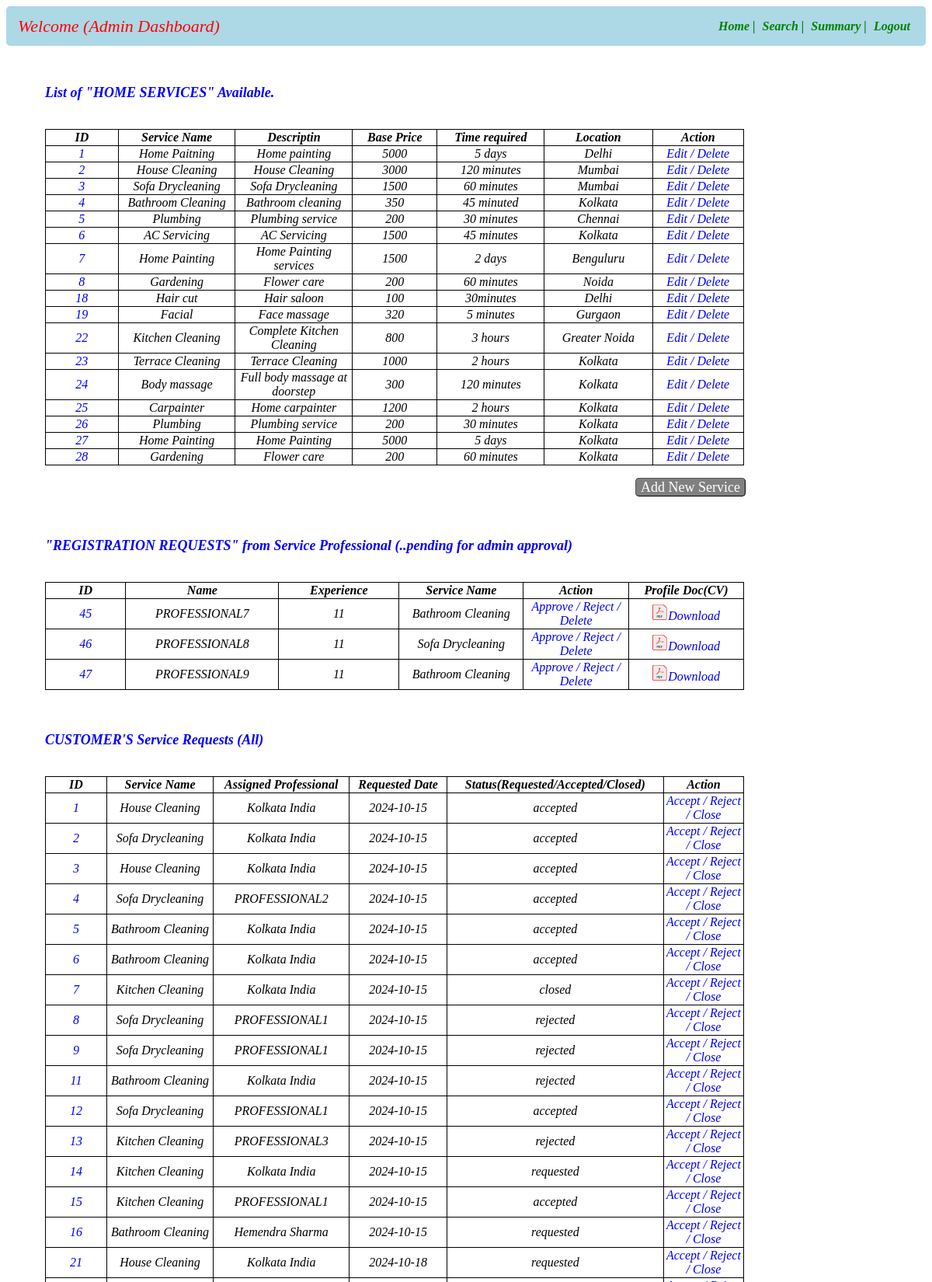
The app's page /admindashboard (upper part) with its own data.
### app.py (models this page shows)
class Service_Info(db.Model):
    __tablename__="service_info"
    id=db.Column(db.Integer,primary_key=True)
    servicename=db.Column(db.String,nullable=False)
    description=db.Column(db.String,nullable=False)
    baseprice=db.Column(db.Integer,nullable=False)
    time_required=db.Column(db.String,nullable=False)
    service_type=db.Column(db.String,nullable=False)
    city=db.Column(db.String,nullable=False)

class User_Info(db.Model):
    __tablename__="user_info"
    id=db.Column(db.Integer,primary_key=True)
    email=db.Column(db.String,nullable=False)
    full_name=db.Column(db.String,nullable=False)
    user_name=db.Column(db.String,unique=True,nullable=False)
    service_name=db.Column(db.String,nullable=False)
    experience=db.Column(db.Integer,nullable=False)
    pwd=db.Column(db.String,nullable=False)
    add=db.Column(db.String,nullable=True)
    pincode=db.Column(db.String,nullable=False)
    role=db.Column(db.Integer,nullable=False,default=1)
    status=db.Column(db.String,unique=True)
    location=db.Column(db.String,nullable=False)
    reviews=db.Column(db.String,nullable=False)
    phone_number=db.Column(db.Integer,nullable=False)

class Customer_Service_Request(db.Model):
    __tablename__="customer_service_request"
    id=db.Column(db.Integer,primary_key=True)
    service_id=db.Column(db.Integer,db.ForeignKey(Service_Info.id),nullable=False)
    customer_id=db.Column(db.Integer,db.ForeignKey(User_Info.id),nullable=False)
    professional_id=db.Column(db.Integer,db.ForeignKey(User_Info.id),nullable=False)
    date_of_request=db.Column(db.String,nullable=False)
    date_of_completion=db.Column(db.String,nullable=False)
    service_status=db.Column(db.String,nullable=False)
    remarks=db.Column(db.String)
    location=db.Column(db.String,nullable=False)
    ratings=db.Column(db.String,nullable=False)

### app.py (the view)
@app.route("/admindashboard")
def admin_dashboard():
    crole=1
    prole=2
    status="requested"
    servname=Service_Info.query.all()
    professional=User_Info.query.filter_by(role=prole,status=status)
    user=User_Info.query.all()
    customerservicerequests=Customer_Service_Request.query.all()
    return render_template("admin_dashboard.html",servicename=servname,professional=professional,cservice=customerservicerequests,user=user)

### templates/admin_dashboard.html (shortened to what this page needs)
<!DOCTYPE html>
<html lang="en">
<head>
</head>
<body>
    <div id="header">
        <nav class="navbar">
            <div class="navdiv">
                <div class="logo">Welcome {{admin_name}} (Admin Dashboard)</div>
                <ul>
                    <li><a href="/admindashboard">Home |</a></li>
                    <li><a href="/adminsearch">Search |</a></li>
                    <li><a href="/adminsummary">Summary |</a></li>
                    <li><a href="/login">Logout</a></li>
                </ul>
            </div>
        </nav>
    </div>
    <div id="main">
        <div id="service"><h3>List of "HOME SERVICES" Available.</h3></div>
        <br>
        <table id = "service-table">
            <thead id="th">
                <tr>
                    <th>ID</th>
                    <th>Service Name</th>
                    <th>Descriptin</th>
                    <th>Base Price</th>
                    <th>Time required</th>
                    <th>Location</th>
                    <th>Action</th>
                </tr>
            </thead>
            <tbody id="td">
                {% for entry in servicename %}
                <tr>
                    <td><a href="/viewservice/{{entry.id}}">{{entry["id"]}}</a></td>
                    <td>{{entry["servicename"]}}</td>
                    <td>{{entry["description"]}}</td>
                    <td>{{entry["baseprice"]}}</td>
                    <td>{{entry["time_required"]}}</td>
                    <td>{{entry["city"]}}</td>
                    <td>
                        <a href="/viewservice/{{entry.id}}/edit" type="button">Edit /</a>
                        <a href="/viewservice/{{entry.id}}/delete" type="button">Delete</a>
                    </td>
                </tr>
                {% endfor %}
          </table>
          <br>
          <div id="nservice">
            <a  id ="anchor1" class="button" href="/addservice">Add New Service</a>
          </div>
          <br><br>
          <div id="professional"><h3>"REGISTRATION REQUESTS" from Service Professional
            (..pending for admin approval)</h3> </div>
          <br>
          <table id = "professionals-table">
            <thead id="th">
                <tr>
                    <th>ID</th>
                    <th>Name</th>
                    <th>Experience</th>
                    <th>Service Name</th>
                    <th>Action</th>
                    <th>Profile Doc(CV)</th>
                </tr>
            </thead>
            <tbody id="td">
                {% for entry in professional %}
                <tr>
                    <td><a href="/viewprofessional/{{entry.id}}">{{entry["id"]}}</a></td>
                    <td>{{entry["full_name"]}}</td>
                    <td>{{entry["experience"]}}</td>
                    <td>{{entry["service_name"]}}</td>
                    <td>
                        <a href="/viewprofessional/{{entry.id}}/approve" type="button">Approve /</a>
                        <a href="/viewprofessional/{{entry.id}}/reject" type="button">Reject /</a>
                        <a href="/viewprofessional/{{entry.id}}/delete" type="button">Delete</a>
                    </td>
                    <td><a href="\MADI Project\cv.pdf" download="cv.pdf"><img src="/static/images/pdficon.PNG" alt="Image-5" height="20px" width="20px">Download</a></td>
                </tr>
                {% endfor %}
          </table>
          <br><br>
          <div id="servicerequest"><h3>CUSTOMER'S Service Requests (All)</h3></div>
          <br>
          <table id = "servicerequests-table">
            <thead id="th">
                <tr>
                    <th>ID</th>
                    <th>Service Name</th>
                    <th>Assigned Professional</th>
                    <th>Requested Date</th>
                    <th>Status(Requested/Accepted/Closed)</th>
                    <th>Action</th>
                </tr>
            </thead>
            <tbody id="td">
                {% for entry in cservice %}
                    {% for usr in user %}
                        {% if entry.professional_id==usr.id %}
                            {% for servname in servicename %}
                                {% if entry.service_id==servname.id%}
                                    <tr>
                                        <td><a href="/viewcustomerservicerequests/{{entry.id}}">{{entry["id"]}}</a></td>
                                        <td>{{servname["servicename"]}}</td>
                                        <td>{{usr["full_name"]}}</td>
                                        <td>{{entry["date_of_request"]}}</td>
                                        <td>{{entry["service_status"]}}</td>
                                        <td>
                                            <a href="/viewcustomerservicerequests/{{entry.id}}/accept">Accept /</a>
                                            <a href="/viewcustomerservicerequests/{{entry.id}}/reject">Reject /</a>
                                            <a href="/viewcustomerservicerequests/{{entry.id}}/close">Close</a>
                                        </td>
                                    </tr>
                                {% endif %}
                            {% endfor %}
                        {% endif %}
                    {% endfor %}
                {% endfor %}
          </table>
    </div>
</body>
</html>

### templates/admin_dashboard.html (style rules this page uses)
* { text-decoration: none; }
.navbar { background-color: lightblue; padding-right: 15px; padding-left: 15px; border-radius: 5px; }
ul li { vertical-align: middle; }
.navdiv { display:flex; align-items: center; justify-content: space-between; }
.logo { font-size: 22px; color: red; font-style: italic; }
li { list-style: none; display: inline; }
li a { color: green; font-size: 16px; font-style: italic; margin-right: 5px; font-weight: bold; }
#anchor1 { border:1px font-size: 22px; font-style:bold italic; text-align: center; margin-left: 810px; color: white; }
table ,th, td { text-align: center; font-style: italic; width:900px; margin-left: 50px; border-radius: 10px; border-color: blue; border: 1px solid black; border-collapse: collapse ; }
#service { margin-left: 50px; margin-top: 50px; font-style: italic; font-size: 20px; color: blue; }
#professional { margin-left: 50px; font-style: italic; font-size: 20px; color: blue; }
#servicerequest { margin-left: 50px; font-style: italic; font-size: 20px; color: blue; }
a.button { padding: 1px 6px; border: 1px outset buttonborder; border-radius: 5px; color: black; background-color: gray; text-decoration: none; font-size:18px }
h3 { font-size:18px; }

### records on screen
Service_Info: id "1", servicename "Home Paitning", description "Home painting", baseprice "5000", time_required "5 days", city "Delhi"
Service_Info: id "2", servicename "House Cleaning", description "House Cleaning", baseprice "3000", time_required "120 minutes", city "Mumbai"
Service_Info: id "3", servicename "Sofa Drycleaning", description "Sofa Drycleaning", baseprice "1500", time_required "60 minutes", city "Mumbai"
Service_Info: id "4", servicename "Bathroom Cleaning", description "Bathroom cleaning", baseprice "350", time_required "45 minuted", city "Kolkata"
Service_Info: id "5", servicename "Plumbing", description "Plumbing service", baseprice "200", time_required "30 minutes", city "Chennai"
Service_Info: id "6", servicename "AC Servicing", description "AC Servicing", baseprice "1500", time_required "45 minutes", city "Kolkata"
Service_Info: id "7", servicename "Home Painting", description "Home Painting services", baseprice "1500", time_required "2 days", city "Benguluru"
Service_Info: id "8", servicename "Gardening", description "Flower care", baseprice "200", time_required "60 minutes", city "Noida"
Service_Info: id "18", servicename "Hair cut", description "Hair saloon", baseprice "100", time_required "30minutes", city "Delhi"
Service_Info: id "19", servicename "Facial", description "Face massage", baseprice "320", time_required "5 minutes", city "Gurgaon"
Service_Info: id "22", servicename "Kitchen Cleaning", description "Complete Kitchen Cleaning", baseprice "800", time_required "3 hours", city "Greater Noida"
Service_Info: id "23", servicename "Terrace Cleaning", description "Terrace Cleaning", baseprice "1000", time_required "2 hours", city "Kolkata"
Service_Info: id "24", servicename "Body massage", description "Full body massage at doorstep", baseprice "300", time_required "120 minutes", city "Kolkata"
Service_Info: id "25", servicename "Carpainter", description "Home carpainter", baseprice "1200", time_required "2 hours", city "Kolkata"
Service_Info: id "26", servicename "Plumbing", description "Plumbing service", baseprice "200", time_required "30 minutes", city "Kolkata"
Service_Info: id "27", servicename "Home Painting", description "Home Painting", baseprice "5000", time_required "5 days", city "Kolkata"
Service_Info: id "28", servicename "Gardening", description "Flower care", baseprice "200", time_required "60 minutes", city "Kolkata"
User_Info: id "45", full_name "PROFESSIONAL7", experience "11", service_name "Bathroom Cleaning"
User_Info: id "46", full_name "PROFESSIONAL8", experience "11", service_name "Sofa Drycleaning"
User_Info: id "47", full_name "PROFESSIONAL9", experience "11", service_name "Bathroom Cleaning"
Customer_Service_Request: id "1", date_of_request "2024-10-15", service_status "accepted"
User_Info: full_name "Kolkata India"
Customer_Service_Request: id "2", date_of_request "2024-10-15", service_status "accepted"
Customer_Service_Request: id "3", date_of_request "2024-10-15", service_status "accepted"
Customer_Service_Request: id "4", date_of_request "2024-10-15", service_status "accepted"
User_Info: full_name "PROFESSIONAL2"
Customer_Service_Request: id "5", date_of_request "2024-10-15", service_status "accepted"
Customer_Service_Request: id "6", date_of_request "2024-10-15", service_status "accepted"
Customer_Service_Request: id "7", date_of_request "2024-10-15", service_status "closed"
Customer_Service_Request: id "8", date_of_request "2024-10-15", service_status "rejected"
User_Info: full_name "PROFESSIONAL1"
Customer_Service_Request: id "9", date_of_request "2024-10-15", service_status "rejected"
Customer_Service_Request: id "11", date_of_request "2024-10-15", service_status "rejected"
Customer_Service_Request: id "12", date_of_request "2024-10-15", service_status "accepted"
Customer_Service_Request: id "13", date_of_request "2024-10-15", service_status "rejected"
User_Info: full_name "PROFESSIONAL3"
Customer_Service_Request: id "14", date_of_request "2024-10-15", service_status "requested"
Customer_Service_Request: id "15", date_of_request "2024-10-15", service_status "accepted"
Customer_Service_Request: id "16", date_of_request "2024-10-15", service_status "requested"
User_Info: full_name "Hemendra Sharma"
Customer_Service_Request: id "21", date_of_request "2024-10-18", service_status "requested"
